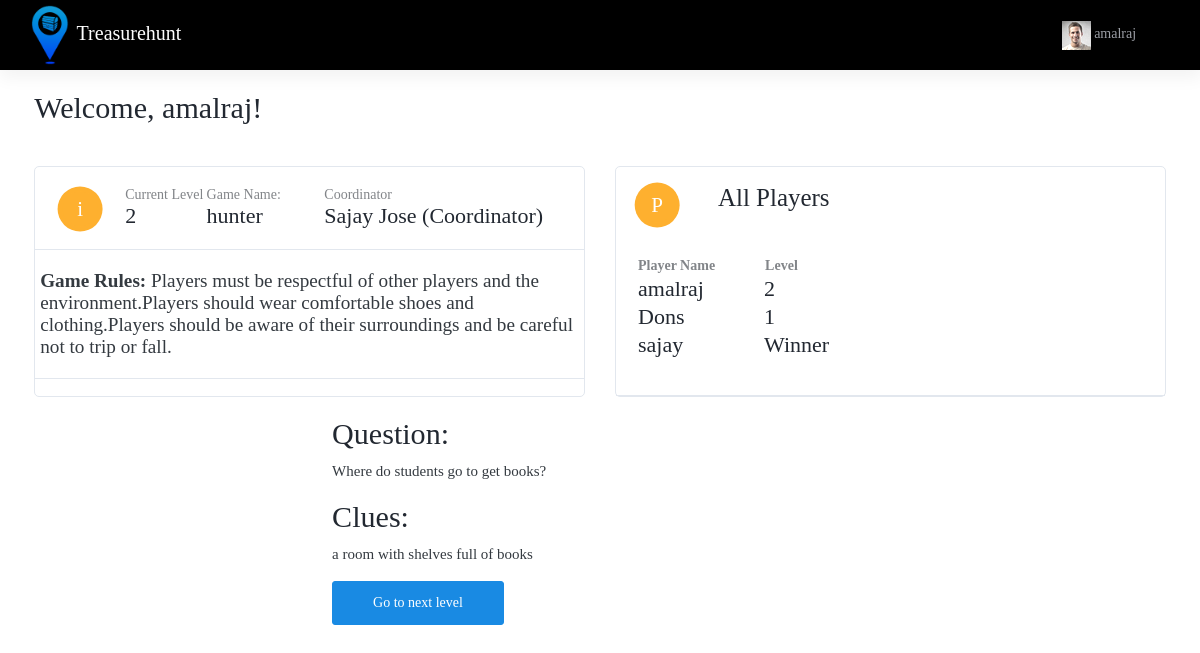
/player-dashboard (signed in), run on the app's committed database.
### app/models.py (models this page shows, shortened)
class User(models.Model):
    REGISTER_CHOICES = (
        ('1', 'Coordinator'),
        ('2', 'Player'),
    )
    uid = models.AutoField(primary_key=True)
    name = models.CharField(max_length=50)
    email = models.EmailField(unique=True)
    password = models.CharField(max_length=128)
    new_password = models.CharField(max_length=128,null=True,blank=True)
    register_as = models.IntegerField(choices=REGISTER_CHOICES, null=False, blank=False)
    game = models.ForeignKey(Game, related_name='players', on_delete=models.CASCADE, null=True, blank=True)
    phonecode = models.CharField(max_length=10)
    phone = models.CharField(max_length=20)
    token = models.CharField(max_length=64, blank=True, null=True)
    created_at = models.DateTimeField(auto_now_add=True)
    updated_at = models.DateTimeField(auto_now=True)
    deleted_at = models.BooleanField(default=False)
    last_login = models.DateTimeField(null=True, blank=True)
    def __str__(self):
        registered_as = dict(self.REGISTER_CHOICES).get(str(self.register_as))
        return f"{self.name} ({registered_as})"

class Level(models.Model):
    id = models.AutoField(primary_key=True)
    game = models.ForeignKey(Game, on_delete=models.CASCADE, null=True, blank=True)
    game_level = models.IntegerField()
    clues = models.CharField(max_length=500)
    question = models.CharField(max_length=50)
    answer = models.CharField(max_length=150)

class Game_login(models.Model):
    games = models.ForeignKey(Game, on_delete=models.CASCADE)
    player = models.ForeignKey(User, on_delete=models.CASCADE)
    current_level = models.IntegerField(default=1)
    completed = models.BooleanField(default=False)
    first_completed = models.BooleanField(default=False)

class Game(models.Model):
    LEVEL_CHOICES = (
        ('1', '1'),
        ('2', '2'),
        ('3', '3'),
    )
    game_name = models.CharField(max_length=50)
    game_id = models.CharField(max_length=50, unique=True)
    rules = models.TextField()
    start_date = models.DateTimeField(auto_now_add=True)
    end_date = models.DateTimeField(auto_now_add=True)
    creater = models.ForeignKey('User', related_name='games_created', on_delete=models.CASCADE)

### app/views.py (the view)
# urls.py: path('player-dashboard', views.player_dashboard, name='player_dashboard'),
def player_dashboard(request):
    if 'uid' in request.session:
        id = request.session['uid']
        user = User.objects.get(uid=id)
        game_joined = Game_login.objects.filter(player=user).first()
        if game_joined:
            game = game_joined.games
            game_logins = Game_login.objects.filter(games=game)
            level = Level.objects.filter(game=game, game_level=game_joined.current_level).first()
            current_levels = []
            is_completed = Game_login and Game_login.objects.filter(player=user,games=game_joined.games, completed=True)
            is_winner = Game_login and Game_login.objects.filter(player=user,games=game_joined.games, first_completed=True)
            for login in game_logins:
                current_level = Level.objects.filter(game=game, game_level=login.current_level).first()
                current_levels.append(current_level)
            context = {'game': game_joined, 'user': user, 'current_levels': current_levels, 'is_winner': is_winner, 'level': level, 'game_logins': game_logins, 'is_completed': is_completed}
            return render(request, 'player-dashboard/app.html', context)
        else:
            return redirect('player_home')
    else:
        return redirect(my_login)

### template/player-dashboard/app.html (shortened to what this page needs)
<!DOCTYPE html>
<html lang="en">
<head>
    {% load static %}
    <link rel="stylesheet" href="https://cdnjs.cloudflare.com/ajax/libs/font-awesome/4.7.0/css/font-awesome.min.css">
    <link href="{% static 'dashboard/css/vendor.bundle.base.css' %}"
          rel="stylesheet">
    <link href="{% static 'dashboard/css/style.css' %}" rel="stylesheet">
    <link href="{% static 'dashboard/css/viewport.css' %}" rel="stylesheet">
    <link rel="stylesheet"
          href="{% static 'dashboard/css/sweetalert-1.1.3.min.css' %}">
    <link rel="stylesheet"
          href="{% static 'dashboard/css/toastr.css' %}">
    <link rel="stylesheet"
          href="{% static 'dashboard/css/dataTables.bootstrap4.min.css' %}">
    <link rel="stylesheet" href="{% static 'dashboard/font/noto-sans/stylesheet.css' %}">
    <link rel="stylesheet" href="{% static 'dashboard/css/select2.min.css' %}">
    <link rel="stylesheet"
          href="{% static 'dashboard/css/font-awesome/font-awesome.min.css' %}">
</head>
<body>
    <div class="container-scroller">
        <header class="">
            <nav class="navbar default-layout-navbar col-lg-12 col-12 p-0 fixed-top d-flex flex-row">
              <div class="navbar-menu-wrapper d-flex align-items-stretch">
                    <a class="navbar-brand brand-logo" href="#"><img src="{% static 'image/logo.png' %}" alt="logo" class="ml-2  px-2 logo-img">Treasurehunt</a>
                    <ul class="navbar-nav navbar-nav-right">
                      <li class="dropdown">
                        <a data-toggle="dropdown" class="dropdown-toggle" href="#">
                            <span class="avatar_login"><img alt="" src="{% static 'image/avatar1_small.png' %}"></span>
                          <span class="username text-muted">
                              {{ user.name }}
                          </span>
                        </a>
                      </li>
                       <li class="nav-item d-lg-block full-screen-link"> <a class="nav-link">  </a></li>
                    </ul>
              </div>
            </nav>
        </header>
        {% block content %}
        <div class="container-fluid page-body-wrapper">
                <div class="content-wrapper content-wrapper-inner">
                    <div class="shop_area release-container">
                        <div class="container-fluid">
                            <div class="row">
                                <div class="col-12">
                                    <div class="page_title">
                                        <h2>Welcome, {{ user.name }}!</h2><br><br>
                                    </div>
                                </div>
                            </div>
                            <div class="row">
                                <div class="col-md-6 grid-margin stretch-card">
                                    <div class="card pointbox">
                                        <div class="card-body p-0">
                                            <div class="total_points_sec">
                                                <div class="point_top">
                                                    <div class="row">
                                                        <div class="flex-grow-1 col_full">
                                                            <div class="points_top d-flex flex-nowrap">
                                                                <div class="p_style"> <span class="blinkround_sec">
                                                                        <div class="blinkround" href="">
                                                                            <span>i</span>
                                                                        </div>
                                                                    </span>
                                                                </div>
                                                                {% if game_logins %}
                                                                <div class="point_cont text_semi_color">Current Level
                                                                    {% if is_winner %}
                                                                    <span class="d-inline-block w-100"> Winner</span>
                                                                    {% elif is_completed %}
                                                                    <span class="d-inline-block w-100"> Completed</span>
                                                                    {% else %}
                                                                    <span class="d-inline-block w-100"> {{ level.game_level}}</span>
                                                                    {% endif %}
                                                                </div>
                                                                {% endif %}
                                                                <div class="point_cont text_semi_color">Game Name:
                                                                    <span class="d-inline-block w-100"> {{ game.games.game_name }}</span>
                                                                </div>
                                                                <div class="point_cont text_semi_color">Coordinator
                                                                    <span class="d-inline-block w-100"> {{ game.games.creater }}</span>
                                                                </div>
                                                            </div>
                                                        </div>
                                                    </div>
                                                </div>
                                                <div class="point_top">
                                                <div class="row">
                                                <div class="flex-grow-1 col_full">
                                                    <div class="points_top d-flex flex-nowrap">
                                                        <span class="d-inline-block large_text w-100"> <b >Game Rules: </b> {{ game.games.rules }}</span>
                                                    </div>
                                                </div>
                                                </div>
                                            </div>
                                            </div>
                                        </div>
                                    </div>
                                </div>
                                {% if game_logins %}
                                <div class="col-md-6 grid-margin stretch-card">
                                    <div class="card pointbox">
                                        <div class="row">
                                        <div class="p_style p-3">
                                                                    <span class="blinkround_sec">
                                                                        <div class="blinkround" href="">
                                                                            <span>P</span>
                                                                        </div>
                                                                    </span>
                                                                </div>
                                        <h3 class="mt-3">All Players</h3>
                                        </div>
                                        <div class="card-body p-0">
                                            <div class="total_points_sec">
                                                <div class="point_top">
                                                    <div class="row">
                                                        <div class="col_full">
                                                            <div class="points_top d-flex flex-nowrap">
                                                                <div class="point_cont text_semi_color p-3">
                                                                    <table class="player-info-table p-2">
                                                                        <tr><th><div class="point_cont text_semi_color">Player Name</div></th>
                                                                            <th><div class="point_cont text_semi_color pl-5">Level</div></th>
                                                                        </tr>
                                                                        {% for login in game_logins %}
                                                                        <tr>
                                                                            <td class="player-name"> <span class="d-inline-block w-100"> {{ login.player.name }}</span></td>
                                                                            {% if login.first_completed %}
                                                                            <td class="player-name pl-5"> <span class="d-inline-block w-100"> Winner</span></td>
                                                                            {% elif login.completed %}
                                                                            <td class="player-name pl-5"> <span class="d-inline-block w-100"> Completed</span></td>
                                                                            {% else %}
                                                                            <td class="player-name pl-5"> <span class="d-inline-block w-100"> {{ login.current_level }}</span></td>
                                                                            {% endif %}
                                                                        </tr>
                                                                        {% endfor %}
                                                                    </table>
                                                                </div>
                                                            </div>
                                                        </div>
                                                    </div>
                                                </div>
                                            </div>
                                        </div>
                                    </div>
                                </div>
                                {% endif %}
                            </div>
                            {% if not is_completed %}
                            <div class="col-md-6 mx-auto">
                                {% if level.id %}
                                <h2>Question:</h2> <p>{{ level.question }}</p>
                                <h2>Clues:</h2> <p>{{ level.clues }}</p>
                                <a href="{% url 'check_answer' level.id %}" class="btn btn-info">Go to next level</a>
                                {% endif %}
                            </div>
                            {% endif %}
                        </div>
                    </div>
                </div>
            {% endblock %}
        </div>
    </div>
</body>
</html>

### static/dashboard/css/viewport.css (style rules this page uses)
@media (min-width: 1200px) and (max-width: 1280px) { .navbar .navbar-menu-wrapper { width: calc(100% - 220px); } }

### template/player-dashboard/app.html (style rules this page uses)
.logo-img { height: 60px; width: auto; }
.navbar .navbar-menu-wrapper { width: calc(100% ) !important; }
.large_text { font-size: 1.2rem; }

### data on the page
User: name "amalraj"
Level: game_level "2", question "Where do students go to get books?", clues "a room with shelves full of books"
Game_login: games.game_name "hunter", games.creater "Sajay Jose (Coordinator)", games.rules "Players must be respectful of other players and the environment.Players should wear comfortable shoes and clothing.Players should be aware of their surroundings and be careful not to trip or fall.", player.name "amalraj", current_level "2"
Game_login: player.name "Dons", current_level "1"
Game_login: player.name "sajay", first_completed "Winner"
